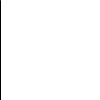
Frame 1 (no input)
Frame 60 (the mouse pressed at the canvas centre just before this capture): identical to frame 1, image omitted
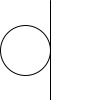
Frame 120 (the mouse held since frame 60 and released just before this capture)

The Processing sketch that drew these frames (run headless with seeded random() and noise(); from frame 60 on, the mouse is pressed at the canvas centre):

// Processing sketch: f_2_1
// ── f_2_1.pde
void setup(){
  size(100,100);
}
void draw(){
  background(255);
  line(mouseX,0,mouseX,100);
  ellipse(mouseX/2,50,mouseX,mouseX);
}
